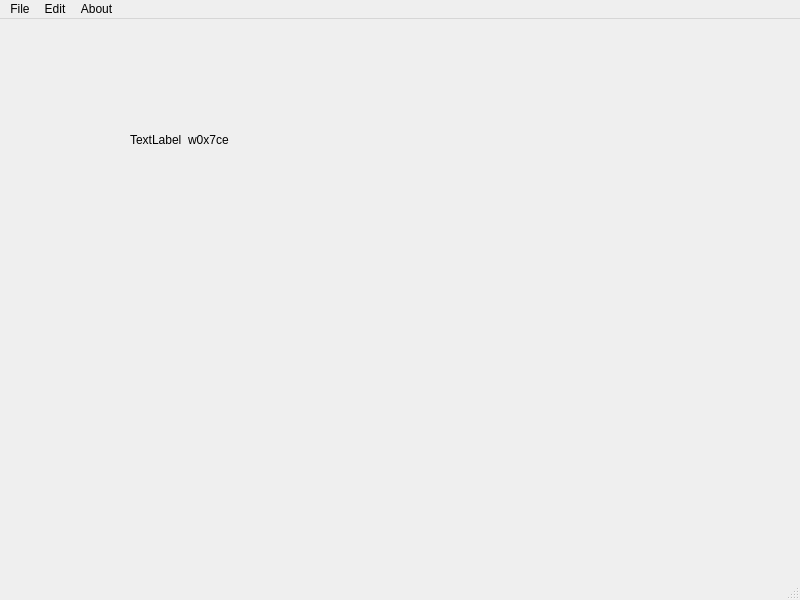
<?xml version="1.0" encoding="UTF-8"?>
<ui version="4.0">
 <class>MainWindow</class>
 <widget class="QMainWindow" name="MainWindow">
  <property name="geometry">
   <rect>
    <x>0</x>
    <y>0</y>
    <width>800</width>
    <height>600</height>
   </rect>
  </property>
  <property name="windowTitle">
   <string>MainWindow</string>
  </property>
  <property name="toolTip">
   <string>Paste a file</string>
  </property>
  <widget class="QWidget" name="centralwidget">
   <widget class="QLabel" name="label">
    <property name="geometry">
     <rect>
      <x>130</x>
      <y>70</y>
      <width>181</width>
      <height>101</height>
     </rect>
    </property>
    <property name="text">
     <string>TextLabel  w0x7ce</string>
    </property>
   </widget>
  </widget>
  <widget class="QMenuBar" name="menubar">
   <property name="geometry">
    <rect>
     <x>0</x>
     <y>0</y>
     <width>800</width>
     <height>22</height>
    </rect>
   </property>
   <widget class="QMenu" name="menuFile">
    <property name="title">
     <string>File</string>
    </property>
    <addaction name="separator"/>
    <addaction name="actionNew"/>
    <addaction name="actionSave"/>
    <addaction name="actionOpen"/>
    <addaction name="actionExit"/>
   </widget>
   <widget class="QMenu" name="menuEdit">
    <property name="title">
     <string>Edit</string>
    </property>
    <addaction name="actionCopy"/>
    <addaction name="actionPaste"/>
   </widget>
   <widget class="QMenu" name="menuAbout">
    <property name="title">
     <string>About</string>
    </property>
    <addaction name="actionAuthor"/>
   </widget>
   <addaction name="menuFile"/>
   <addaction name="menuEdit"/>
   <addaction name="menuAbout"/>
  </widget>
  <widget class="QStatusBar" name="statusbar"/>
  <action name="actionNew">
   <property name="text">
    <string>New</string>
   </property>
  </action>
  <action name="actionSave">
   <property name="text">
    <string>Open</string>
   </property>
  </action>
  <action name="actionOpen">
   <property name="text">
    <string>Save</string>
   </property>
   <property name="shortcut">
    <string>Ctrl+S</string>
   </property>
  </action>
  <action name="actionCopy">
   <property name="text">
    <string>Copy</string>
   </property>
   <property name="shortcut">
    <string>Ctrl+C</string>
   </property>
  </action>
  <action name="actionPaste">
   <property name="text">
    <string>Paste</string>
   </property>
   <property name="shortcut">
    <string>Ctrl+V</string>
   </property>
  </action>
  <action name="actionAuthor">
   <property name="text">
    <string>Author</string>
   </property>
  </action>
  <action name="actionExit">
   <property name="text">
    <string>Exit</string>
   </property>
   <property name="shortcut">
    <string>Ctrl+Z</string>
   </property>
  </action>
 </widget>
 <resources/>
 <connections/>
</ui>
